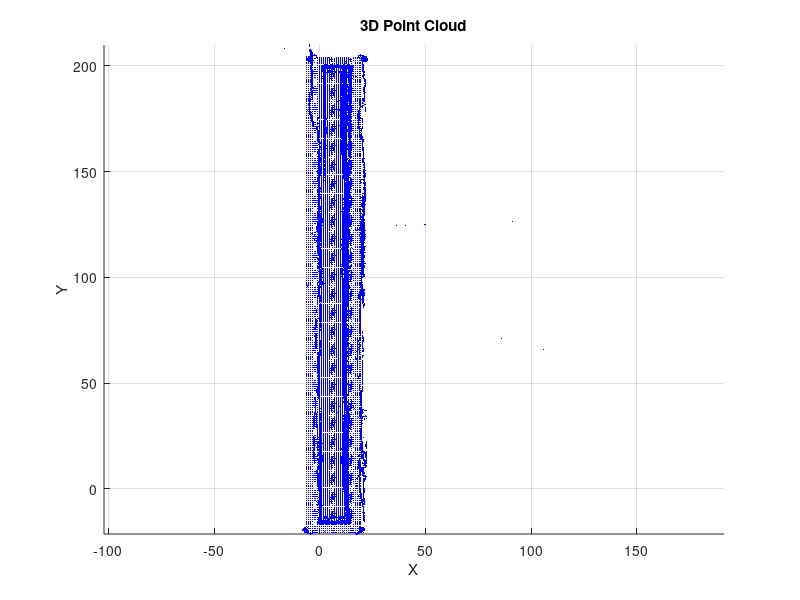

The MATLAB script that drew this image:
%Nicholas Fabian
%Full Stitch

clear all; close all; clc; format compact

dotSize = 2;
hold on

% Load in (x, y, z) data for Corner Scans

    A = importdata('testresultsCorner.txt');
    B = importdata('testresultsCornerBase.txt');
    AB = cat(1,A,B);
    
    

    % Extract and assign data v
    x = (AB(:,1))-4.9;
    y = (AB(:,2))-68.15;
    z = (AB(:,3));
    a = 1;
    while a < length(x)+1
        if y(a) < -20
                y(a) = [];
                x(a) = [];
                z(a) = [];
        else
            a = a+1;
        end
    end

    cornerBL = plot3(x-1.7269, y-17.2372, z-6.666, 'b.','MarkerSize',dotSize);
    rotate(cornerBL, [0 0 1], -38, [-.194856 -16.3517 0])
    cornerFL = plot3(-x+16.7325-1.7269, y-17.2372, z-6.666, 'b.','MarkerSize',dotSize);
    rotate(cornerFL, [0 0 1], 38, [13.4736 -16.3517 0])
    
    cornerBR = plot3(x, -y+200, z, 'b.','MarkerSize',dotSize);
    rotate(cornerBR, [0 0 1], 38, [0 200 0])
    cornerFR = plot3(-x+16.7325, -y+200, z, 'b.','MarkerSize',dotSize);
    rotate(cornerFR, [0 0 1], -38, [16.7325 200 0])


% Load in Data for Section 1
   A = importdata('testresultsFront1.txt');
    B = importdata('testresultsBase1.txt');
    AB = cat(1,A,B);
    
    % Extract and assign data v
    x = AB(:,1);
    y = AB(:,2);
    z = AB(:,3);
    a = 1;


    while a < length(x)+1
        if y(a) > 92.5 || y(a) < 76.03
                y(a) = [];
                x(a) = [];
                z(a) = [];
        else
            a = a+1;
        end
    end

    Section1 = plot3(x-5.5711, y-41.4937, z-20.3757, 'b.','MarkerSize',dotSize);
    rotate(Section1, [0 0 1], 94, [19.8638 37.2459 0])


    A = importdata('testresultsFront2.txt');
    B = importdata('testresultsBase2.txt');
    AB = cat(1,A,B);
    
    % Extract and assign data v
    x = AB(:,1);
    y = AB(:,2);
    z = AB(:,3);
    a = 1;


    while a < length(x)+1
        if y(a) > 95
                y(a) = [];
                x(a) = [];
                z(a) = [];
        else
            a = a+1;
        end
    end

    Section2 = plot3(x-5.0861, y+ 5.4801, z-17.1081, 'b.','MarkerSize',dotSize);
    rotate(Section2, [0 0 1], 90, [20.2112 91.1822 0])


    %Section 3

    A = importdata('testresultsFront3.txt');
    B = importdata('testresultsBase3.txt');
    AB = cat(1,A,B);
    
    % Extract and assign data v
    x = AB(:,1);
    y = AB(:,2);
    z = AB(:,3);
    a = 1;

    while a < length(x)+1
        if y(a) > 102 || y(a) < 90
                y(a) = [];
                x(a) = [];
                z(a) = [];
        else
            a = a+1;
        end
    end
    
    Section3 = plot3(x-10.9272-7.9114, y+ 54.2290-6.1620, z-13.6412, 'b.','MarkerSize',dotSize);
    rotate(Section3, [0 0 1], 90, [12.2626 147.466 0])

    %Section 4
    
    A = importdata('testresultsFront4.txt');
    B = importdata('testresultsBase4.txt');
    AB = cat(1,A,B);
    
    % Extract and assign data v
    x = AB(:,1);
    y = AB(:,2);
    z = AB(:,3);
    a = 1;

    while a < length(x)+1
        if y(a) <93 || y(a) > 110.4 || x(a)>23 && z(a)>14.8
                y(a) = [];
                x(a) = [];
                z(a) = [];
        else
            a = a+1;
        end
    end

    Section4 = plot3(x-4.8695, y +107.7582, z-12.9074, 'b.','MarkerSize',dotSize);
    rotate(Section4, [0 0 1], 95, [20.629 203.664 ...
        0])



    % Back Wall
    xBW = 185.3534;
    yBW = 287.4862;
    zBW = -14.4163;

    A = importdata('testresultsBase1.txt');
    
    
    % Extract and assign data v
    x = A(:,1);
    y = A(:,2);
    z = A(:,3);
    a = 1;
    
    while a < length(x)+1
        if y(a) > 82 || y(a) < 78
                y(a) = [];
                x(a) = [];
                z(a) = [];
        else
            a = a+1;
        end
    end
    
    Back1 = plot3(x+xBW, -y+yBW, z+zBW, 'b.','MarkerSize',dotSize);
    

   A = importdata('testresultsBase2.txt');
    
    
    % Extract and assign data v
    x = A(:,1);
    y = A(:,2);
    z = A(:,3);
    a = 1;
    %{
    while a < length(x)+1
        if y(a) > 82 || y(a) < 78
                y(a) = [];
                x(a) = [];
                z(a) = [];
        else
            a = a+1;
        end
    end
    %}
    Back2 = plot3(x-55+xBW, -y+7+yBW, z+zBW, 'b.','MarkerSize',dotSize);
    


    A = importdata('testresultsBase3.txt');
    % Extract and assign data v
    x = A(:,1);
    y = A(:,2);
    z = A(:,3);
    a = 1;
    %{
    while a < length(x)+1
        if y(a) > 82 || y(a) < 78
                y(a) = [];
                x(a) = [];
                z(a) = [];
        else
            a = a+1;
        end
    end
    %}
    Back3 = plot3(x-110+xBW, -y+12+yBW, z+zBW, 'b.','MarkerSize',dotSize);

    A = importdata('testresultsBase4.txt');
    % Extract and assign data v
    x = A(:,1);
    y = A(:,2);
    z = A(:,3);
    a = 1;
    %{
    while a < length(x)+1
        if y(a) > 82 || y(a) < 78
                y(a) = [];
                x(a) = [];
                z(a) = [];
        else
            a = a+1;
        end
    end
    %}
    Back4 = plot3(x-160+xBW, -y+17+yBW, z+zBW, 'b.','MarkerSize',dotSize);


    rotate(Back1, [0 0 1], -90, [-3.32527 205.037 0])
    rotate(Back2, [0 0 1], -90, [-3.32527 205.037 0])
    rotate(Back3, [0 0 1], -90, [-3.32527 205.037 0])
    rotate(Back4, [0 0 1], -90, [-3.32527 205.037 0])

res = 1    
%Fill Spaces

[y,z] = meshgrid(-20.6:res:205.2, -60:-17.9);
x = 19.4 + y-y;
P1 = plot3(x,y,z, 'b.','MarkerSize',dotSize);
x = -6.24686 + y-y;
P2 = plot3(x,y,z, 'b.','MarkerSize',dotSize);

[x,z] = meshgrid(-6.24686:res:19.4, -60:-18);
y = -20.6 + x-x;
P3 = plot3(x,y,z, 'b.','MarkerSize',dotSize);
y = 203.8 + x-x;
P4 = plot3(x,y,z, 'b.','MarkerSize',dotSize);

[x,z] = meshgrid(-6.24686:res:19.4, -60:-18);
y = -20.6 + x-x;
P5 = plot3(x,y,z, 'b.','MarkerSize',dotSize);
y = 203.8 + x-x;
P6 = plot3(x,y,z, 'b.','MarkerSize',dotSize);

[x,y] = meshgrid(-6.24686:res:19.4, -20.6:203.8);
z = -18 +x-x;
P7= plot3(x,y,z, 'b.','MarkerSize',dotSize);

[x,y] = meshgrid(-.2:res:15.7, -16:203.8);
z = (x+.2)/15.7 +29;
P8 = plot3(x,y,z, 'b.','MarkerSize',dotSize);

[x,z] = meshgrid(-.2:res:15.7, -18:30);
y = -16 + x-x;
P9 = plot3(x,y,z, 'b.','MarkerSize',dotSize);
y = 202 + x-x;
P10 = plot3(x,y,z, 'b.','MarkerSize',dotSize);

[y,z] = meshgrid(-16:res:202, -17.9:29);
x = -.2 + y-y;
P11 = plot3(x,y,z, 'b.','MarkerSize',dotSize);

[x,y] = meshgrid(-6.24686:res:19.4, -20.6:203.8);
z = -60 +x-x;
P12= plot3(x,y,z, 'b.','MarkerSize',dotSize);

[y,z] = meshgrid(-16:res:202, -17.9:29);
x = 12 + y-y;
P13 = plot3(x,y,z, 'b.','MarkerSize',dotSize);


title('3D Point Cloud');
xlabel('X');
ylabel('Y');
zlabel('Z');
axis equal
grid on

hold off

